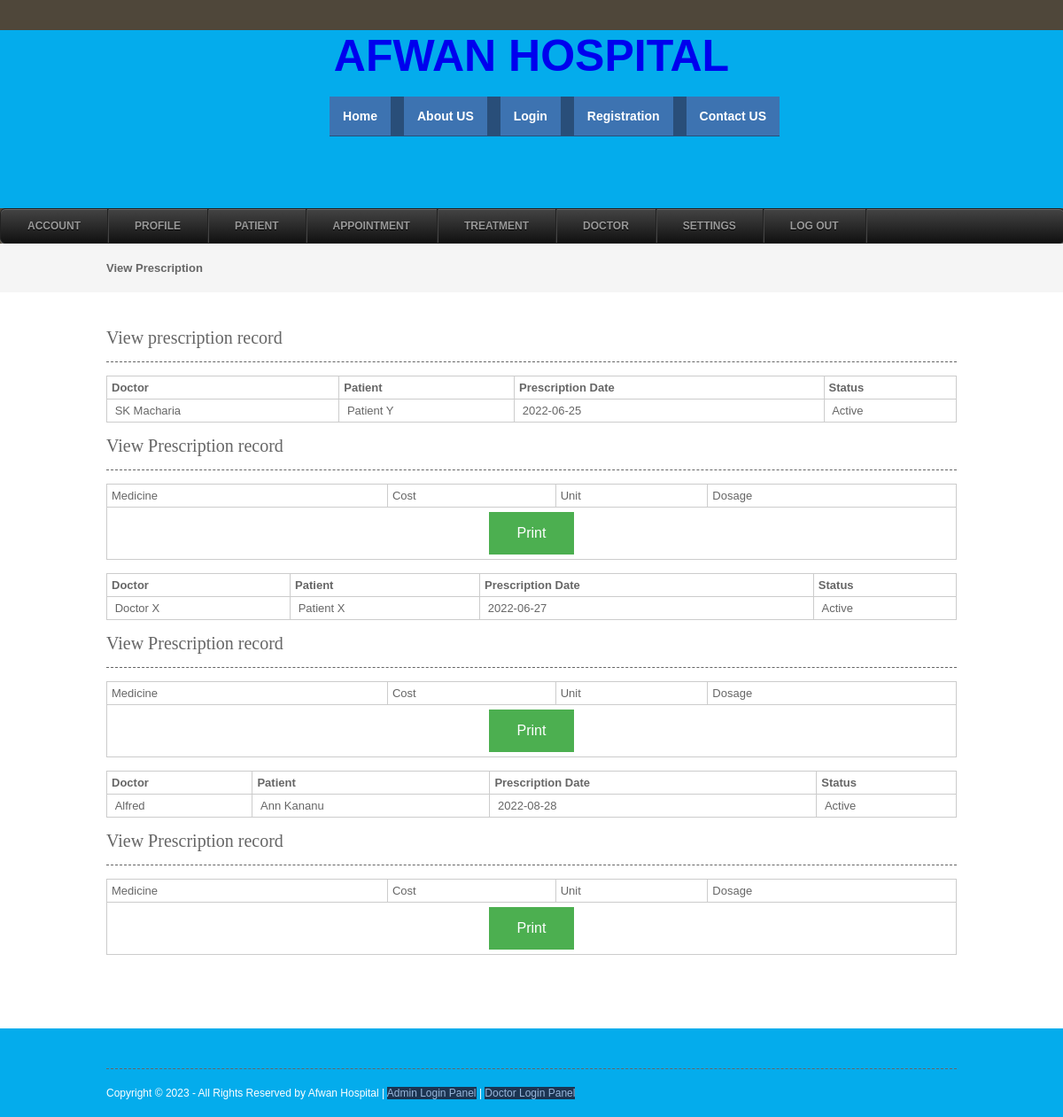
The app's page /viewprescription.php (signed in) with its own data.
### tables this page shows
CREATE TABLE `prescription` (
  `prescriptionid` int(10) NOT NULL,
  `treatment_records_id` int(10) NOT NULL,
  `doctorid` int(10) NOT NULL,
  `patientid` int(10) NOT NULL,
  `delivery_type` varchar(10) NOT NULL COMMENT 'Delivered through appointment or online order',
  `delivery_id` int(10) NOT NULL COMMENT 'appointmentid or orderid',
  `prescriptiondate` date NOT NULL,
  `status` varchar(10) NOT NULL,
  `appointmentid` int(10) NOT NULL
);

CREATE TABLE `doctor` (
  `doctorid` int(10) NOT NULL,
  `doctorname` varchar(50) NOT NULL,
  `mobileno` varchar(15) NOT NULL,
  `departmentid` int(10) NOT NULL,
  `loginid` varchar(25) NOT NULL,
  `password` varchar(25) NOT NULL,
  `status` varchar(10) NOT NULL,
  `education` varchar(25) NOT NULL,
  `experience` float(11,1) NOT NULL,
  `consultancy_charge` float(10,2) NOT NULL
);

CREATE TABLE `patient` (
  `patientid` int(10) NOT NULL,
  `patientname` varchar(50) NOT NULL,
  `admissiondate` date NOT NULL,
  `admissiontime` time NOT NULL,
  `address` varchar(250) NOT NULL,
  `mobileno` varchar(15) NOT NULL,
  `city` varchar(25) NOT NULL,
  `loginid` varchar(50) NOT NULL,
  `password` varchar(25) NOT NULL,
  `bloodgroup` varchar(20) NOT NULL,
  `gender` varchar(10) NOT NULL,
  `dob` date NOT NULL,
  `status` varchar(10) NOT NULL
);

### viewprescription.php (the view, shortened to what this page needs)
<?php
include("header.php");
include("dbconnection.php");
?>
<div class="wrapper col2">
  <div id="breadcrumb">
    <ul>
      <li class="first">View Prescription</li></ul>
  </div>
</div>
<div class="wrapper col4">
  <div id="container">
    <h1>View prescription record</h1>
<?php
$sql ="SELECT * FROM prescription";
$qsql = mysqli_query($con,$sql);
while($rs = mysqli_fetch_array($qsql))
{
	$sqlpatient = "SELECT * FROM patient WHERE patientid='$rs[patientid]'";
	$qsqlpatient = mysqli_query($con,$sqlpatient);
	$rspatient = mysqli_fetch_array($qsqlpatient);
	$sqldoctor = "SELECT * FROM doctor WHERE doctorid='$rs[doctorid]'";
	$qsqldoctor = mysqli_query($con,$sqldoctor);
	$rsdoctor = mysqli_fetch_array($qsqldoctor);
?>
    <table width="200" border="3">
          <tbody>
            <tr>
              <td><strong>Doctor</strong></td>
              <td><strong>Patient</strong></td>
              <td><strong>Prescription Date</strong></td>
              <td><strong>Status</strong></td>
            </tr>
              <?php
            echo "<tr>
              <td>&nbsp;$rsdoctor[doctorname]</td>
              <td>&nbsp;$rspatient[patientname]</td>
               <td>&nbsp;$rs[prescriptiondate]</td>
            <td>&nbsp;$rs[status]</td>
            </tr>";
            ?>
          </tbody>
        </table>
      <h1>View Prescription record</h1>
        <table width="200" border="3">
          <tbody>
            <tr>
              <td>Medicine</td>
              <td>Cost</td>
              <td>Unit</td>
              <td>Dosage</td>
            </tr>
            <tr>
              <td colspan="6"><div align="center">
                <input type="submit" name="print" id="print" value="Print" onclick="myFunction()"/>
              </div></td>
              </tr>
          </tbody>
        </table>
<?php
}
?>        <p>&nbsp;</p>
  </div>
</div>
<?php
include("footer.php");
?>

### layout/styles/layout.css (style rules this page uses)
html { overflow-y:scroll; }
body { margin:0; padding:0; font-size:13px; font-family:verdana, Arial, Helvetica, sans-serif; color:#FFFFFF; background-color:#4F473A; }
div.wrapper { display:block; width:100%; margin:0; text-align:left; }
.col2 { color:#666666; background-color:#F5F5F5; }
.col3, .col4 { color:#666666; background-color:#FFFFFF; }
#head, #gallery, #breadcrumb, #container, #footer { display:block; position:relative; width:960px; margin:0 auto; }
#breadcrumb { padding:20px 0; }
#breadcrumb ul { margin:0; padding:0; list-style:none; }
#breadcrumb ul li { display:inline; }
#breadcrumb ul li.first { font-weight:bold; }
#container { padding:40px 0; }
#container h1, #container h2, #container h3, #container h4, #container h5, #container h6 { margin:0 0 15px 0; padding:0 0 15px 0; line-height:normal; font-weight:normal; font-size:20px; font-family:Georgia, "Times New Roman", Times, serif; border-bottom:1px dashed #666666; }

### layout/styles/tables.css (style rules this page uses)
table { width:100%; border-collapse:collapse; table-layout:auto; vertical-align:top; margin-bottom:15px; border:1px solid #CCCCCC; }
table tbody td { vertical-align:top; border-collapse:collapse; border-left:1px solid #CCCCCC; border-right:1px solid #CCCCCC; }
table thead th, table tbody td { padding:5px; border-collapse:collapse; }

### header.php (style rules this page uses)
input[type=submit] { background-color: #4CAF50; border: none; cursor:pointer; color: white; padding: 15px 32px; text-align: center; text-decoration: none; display: inline-block; font-size: 16px; }

### records on screen
prescription: doctorid.doctorname "SK Macharia", patientid.patientname "Patient Y", prescriptiondate "2022-06-25", status "Active"
prescription: doctorid.doctorname "Doctor X", patientid.patientname "Patient X", prescriptiondate "2022-06-27", status "Active"
prescription: doctorid.doctorname "Alfred", patientid.patientname "Ann Kananu", prescriptiondate "2022-08-28", status "Active"
